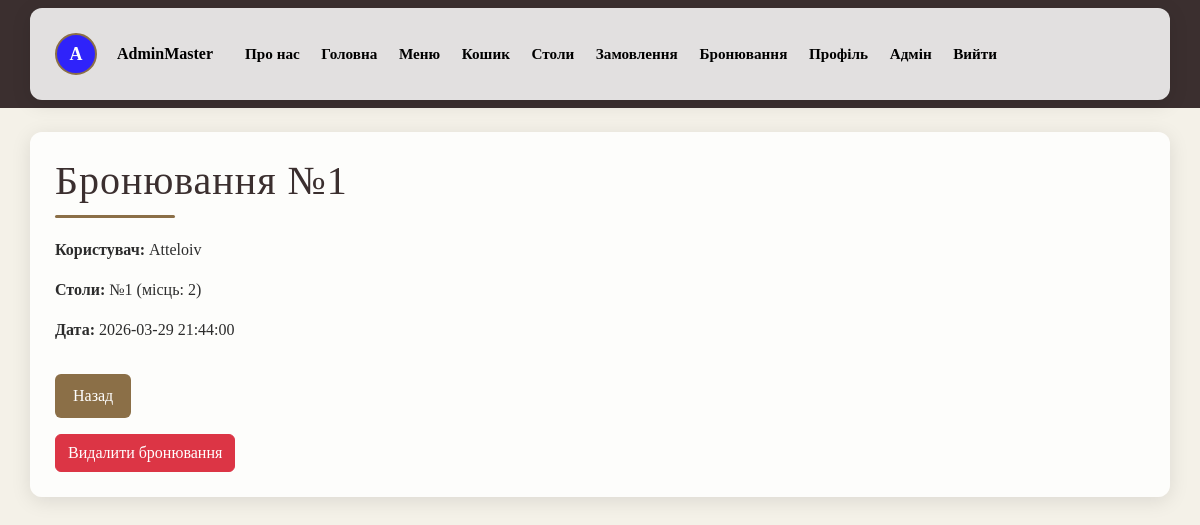
The page /admin/reservation/1/ (signed in) on the database its author committed.
### database.py (models this page shows, shortened)
class Base(DeclarativeBase):
    def create_db(self):
        Base.metadata.create_all(engine)
    def drop_db(self):
        Base.metadata.drop_all(engine)

class Users(UserMixin, Base):
    __tablename__ = "users"
    id: Mapped[int] = mapped_column(primary_key=True)
    nickname: Mapped[str] = mapped_column(String(100), unique=True)
    email: Mapped[str] = mapped_column(String(150), unique=True)
    password: Mapped[str] = mapped_column(String(100))
    status_admin: Mapped[bool] = mapped_column(Boolean, default=False)
    avatar_color: Mapped[str] = mapped_column(String(20), nullable=True)
    avatar_letter: Mapped[str] = mapped_column(String(2), nullable=True)
    avatar_image: Mapped[str] = mapped_column(String(200), nullable=True)
    orders = relationship("Orders", back_populates="user", cascade="all, delete")
    reservations = relationship("Reservations", back_populates="user", cascade="all, delete")

class Reservations(Base):
    __tablename__ = "reservations"
    id: Mapped[int] = mapped_column(primary_key=True)
    user_id: Mapped[int] = mapped_column(ForeignKey("users.id", ondelete="CASCADE"))
    time: Mapped[datetime] = mapped_column(DateTime)
    user = relationship("Users", back_populates="reservations")
    tables = relationship("ReservationTables", back_populates="reservation", cascade="all, delete")

class ReservationTables(Base):
    __tablename__ = "reservation_tables"
    id: Mapped[int] = mapped_column(primary_key=True)
    reservation_id: Mapped[int] = mapped_column(ForeignKey("reservations.id", ondelete="CASCADE"))
    table_id: Mapped[int] = mapped_column(ForeignKey("tables.id", ondelete="CASCADE"))
    reservation = relationship("Reservations", back_populates="tables")
    table = relationship("Tables", back_populates="reservations")

class Tables(Base):
    __tablename__ = "tables"
    id: Mapped[int] = mapped_column(primary_key=True)
    seats: Mapped[int] = mapped_column(Integer)
    location: Mapped[str] = mapped_column(String(100), nullable=True)
    reservations = relationship("ReservationTables", back_populates="table", cascade="all, delete")

### main.py (the view)
@app.route('/admin/reservation/<int:reservation_id>/')
@login_required
@admin_required
def admin_reservation_details(reservation_id):
    reservation = get_reservation_by_id(reservation_id)
    if not reservation:
        flash("Бронювання не знайдено", "danger")
        return redirect(url_for('admin_reservations'))
    return render_template('admin_reservation_details.html', reservation=reservation)

### database.py (called while the page is built)
def search_user(user_id):
    with Session() as session:
        user = session.query(Users).filter_by(id=user_id).first()
        return user

def get_reservation_by_id(reservation_id: int):
    with Session() as session:
        reservation = (
            session.query(Reservations)
            .options(selectinload(Reservations.user), selectinload(Reservations.tables).selectinload(ReservationTables.table))
            .filter_by(id=reservation_id)
            .first()
        )
        return reservation

### main.py (called while the page is built)
@login_manager.user_loader
def load_user(user_id):
    return search_user(user_id)

def admin_required(func):
    @wraps(func)
    def wrapper(*args, **kwargs):
        if not current_user.is_authenticated or not current_user.status_admin:
            flash("У вас немає прав адміністратора", "danger")
            return redirect(url_for('home'))
        return func(*args, **kwargs)
    return wrapper

### templates/admin_reservation_details.html (shortened to what this page needs)
{% extends "base.html" %}
{% block content %}
<h1>Бронювання №{{ reservation.id }}</h1>
<div class="decor-line"></div>
<p><strong>Користувач:</strong> {{ reservation.user.nickname }}</p>
<p><strong>Столи:</strong>
    {% for t in reservation.tables %}
        №{{ t.table.id }} (місць: {{ t.table.seats }}){% if not loop.last %}, {% endif %}
    {% endfor %}
</p>
<p><strong>Дата:</strong> {{ reservation.time }}</p>
<a href="{{ url_for('admin_reservations') }}" class="btn btn-custom mt-3">Назад</a>
<form method="POST" action="{{ url_for('admin_delete_reservation', reservation_id=reservation.id) }}" class="mt-3"
    onsubmit="return confirm('Видалити це бронювання?');">
    <button type="submit" class="btn btn-danger">Видалити бронювання</button>
</form>
{% endblock %}

### templates/base.html (shortened to what this page needs)
<!DOCTYPE html>
<html lang="en">
<head>
    <link href="https://cdn.jsdelivr.net/npm/bootstrap@5.3.8/dist/css/bootstrap.min.css" rel="stylesheet"
>
</head>
<body>
    <nav class="navbar navbar-dark bg-dark mb-4">
        <div class="container d-flex flex-wrap align-items-center gap-2 gap-md-3">
            {% if current_user.is_authenticated %}
            {% if current_user.avatar_image %}
            <img src="{{ url_for('static', filename='images/profile/' + current_user.avatar_image) }}" class="avatar">
            {% else %}
            <div class="avatar-circle" style="background: {{ current_user.avatar_color }}">
                {{ current_user.avatar_letter }}
            </div>
            {% endif %}
            <span class="ms-1 navbar-user me-2 me-md-3">{{ current_user.nickname }}</span>
            <a class="navbar-brand py-1" href="{{ url_for('about_us') }}">Про нас</a>
            <a class="navbar-brand py-1" href="{{ url_for('home_page') }}">Головна</a>
            <a class="navbar-brand py-1" href="{{ url_for('menu') }}">Меню</a>
            <a class="navbar-brand py-1" href="{{ url_for('cart') }}">Кошик</a>
            <a class="navbar-brand py-1" href="{{ url_for('tables') }}">Столи</a>
            <a class="navbar-brand py-1" href="{{ url_for('orders') }}">Замовлення</a>
            <a class="navbar-brand py-1" href="{{ url_for('reservations') }}">Бронювання</a>
            <a class="navbar-brand py-1" href="{{ url_for('profile') }}">Профіль</a>
            {% if current_user.status_admin %}
            <a class="navbar-brand py-1" href="{{ url_for('admin_dashboard') }}">Адмін</a>
            {% endif %}
            <a class="navbar-brand py-1" href="javascript:void(0)" onclick="confirmLogout()">Вийти</a>
            {% else %}
            <a class="navbar-brand py-1" href="{{ url_for('about_us') }}">Про нас</a>
            <a class="navbar-brand py-1" href="{{ url_for('login') }}">Увійти</a>
            <a class="navbar-brand py-1" href="{{ url_for('register') }}">Зареєструватись</a>
            {% endif %}
        </div>
    </nav>
    <main class="container">
        {% block content %}
        {% endblock %}
    </main>
</body>
</html>

### templates/base.html (style rules this page uses)
.avatar-circle { width: 40px; height: 40px; border-radius: 50%; color: white; font-weight: bold; display: flex; justify-content: center; align-items: center; font-size: 18px; }
body { background: #f4f1e8; font-family: "Georgia", "Times New Roman", serif; color: #2c2c2c; }
.container { background: rgba(255, 255, 255, 0.85); padding: 25px; border-radius: 12px; box-shadow: 0 4px 20px rgba(0, 0, 0, 0.1); }
h1, h2, h3 { font-family: "Cinzel", serif; letter-spacing: 1px; color: #3b2f2f; }
.decor-line { width: 120px; height: 3px; background: #8b6f47; margin: 10px 0 20px 0; border-radius: 2px; }
.btn-custom { background: #8b6f47; color: white; border: none; padding: 10px 18px; border-radius: 6px; transition: 0.3s; }
.avatar-circle { width: 42px; height: 42px; border-radius: 50%; color: white; font-weight: bold; display: flex; justify-content: center; align-items: center; font-size: 18px; border: 2px solid #8b6f47; }
.navbar { background: #3b2f2f !important; }
.navbar>.container { justify-content: flex-start !important; }
.navbar .navbar-brand { color: #000000 !important; font-family: "Cinzel", serif; font-weight: 600; font-size: 0.95rem; margin-right: 0.35rem; text-shadow: none; transition: color 0.2s, transform 0.2s; }
.navbar .navbar-user { color: #000000 !important; font-weight: 600; text-shadow: none; }

### rows shown on the page
Users: avatar_letter "A", nickname "AdminMaster"
Reservations: id "1", time "2026-03-29 21:44:00"
Users: user.nickname "Atteloiv"
ReservationTables: table.id "1", table.seats "2"
